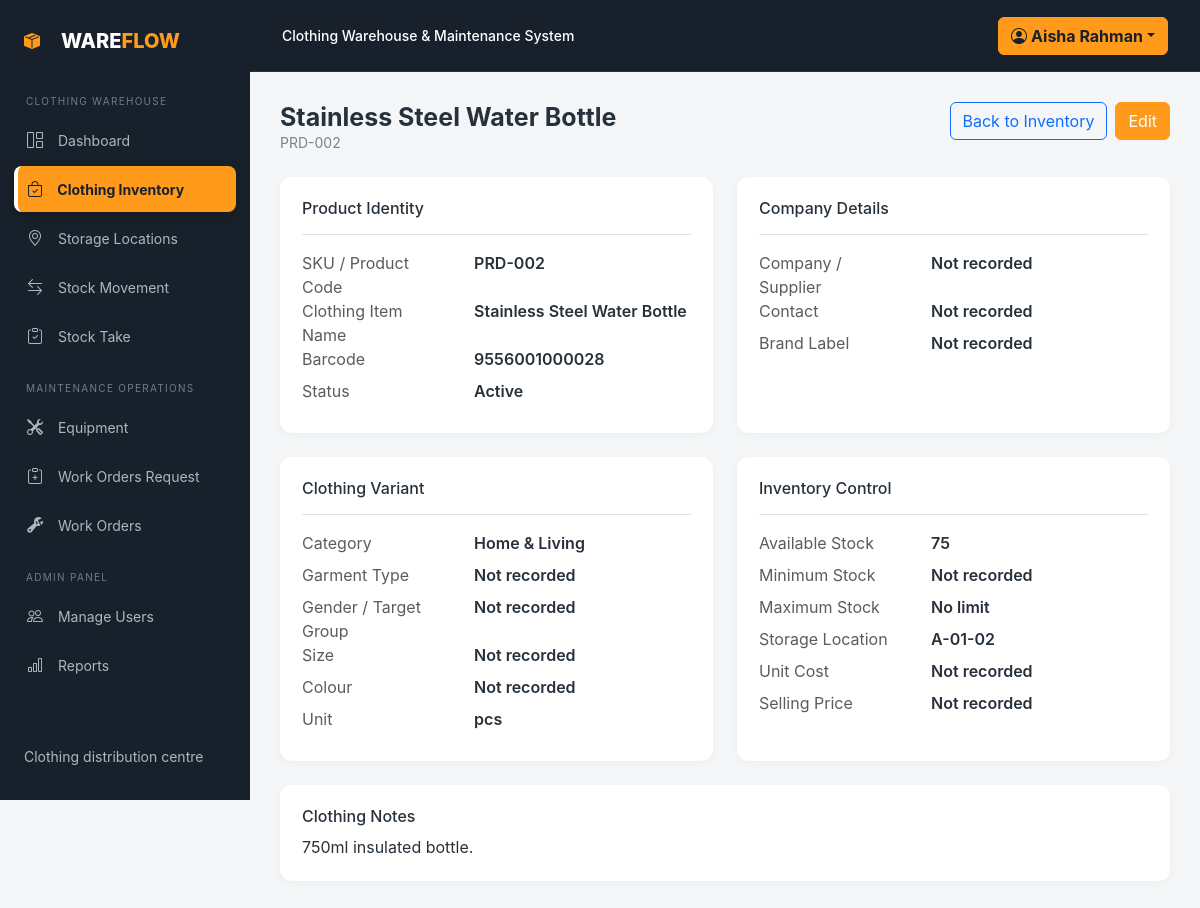
The app's page /inventory/view.php?id=2 (signed in) with its own data.
### tables this page shows
CREATE TABLE IF NOT EXISTS products (
    id INT AUTO_INCREMENT PRIMARY KEY,
    product_code VARCHAR(50) NOT NULL UNIQUE,
    product_name VARCHAR(150) NOT NULL,
    barcode VARCHAR(100) NULL UNIQUE,
    category VARCHAR(80) NULL,
    unit VARCHAR(30) NOT NULL DEFAULT 'pcs',
    current_quantity DECIMAL(12,2) NOT NULL DEFAULT 0,
    location_id INT NULL,
    description TEXT NULL,
    status ENUM('Active','Inactive') NOT NULL DEFAULT 'Active',
    created_at TIMESTAMP DEFAULT CURRENT_TIMESTAMP,
    updated_at TIMESTAMP DEFAULT CURRENT_TIMESTAMP ON UPDATE CURRENT_TIMESTAMP,
    FOREIGN KEY (location_id) REFERENCES warehouse_locations(id) ON DELETE SET NULL
);

CREATE TABLE IF NOT EXISTS warehouse_locations (
    id INT AUTO_INCREMENT PRIMARY KEY,
    location_code VARCHAR(40) NOT NULL UNIQUE,
    zone_name VARCHAR(80) NOT NULL,
    rack_number VARCHAR(40) NULL,
    shelf_number VARCHAR(40) NULL,
    capacity INT NOT NULL DEFAULT 500,
    status ENUM('Active','Blocked','Inactive') NOT NULL DEFAULT 'Active',
    created_at TIMESTAMP DEFAULT CURRENT_TIMESTAMP
);

### includes/auth.php (called while the page is built, shortened)
<?php
function e($value) { return htmlspecialchars((string)$value, ENT_QUOTES, 'UTF-8'); }

### inventory/view.php (the view, shortened to what this page needs)
<?php
require_once __DIR__ . '/../config/database.php';
require_once __DIR__ . '/../includes/auth.php';
$statement=$pdo->prepare('SELECT p.*,l.location_code FROM products p LEFT JOIN warehouse_locations l ON l.id=p.location_id WHERE p.id=?');
$statement->execute([(int)($_GET['id']??0)]);
$product=$statement->fetch(PDO::FETCH_ASSOC);
require __DIR__.'/../includes/header.php';
$sections=[
 'Product Identity'=>['product_code'=>'SKU / Product Code','product_name'=>'Clothing Item Name','barcode'=>'Barcode','status'=>'Status'],
 'Company Details'=>['company_name'=>'Company / Supplier','company_contact'=>'Contact','brand'=>'Brand Label'],
 'Clothing Variant'=>['category'=>'Category','garment_type'=>'Garment Type','target_group'=>'Gender / Target Group','size_label'=>'Size','colour'=>'Colour','unit'=>'Unit'],
 'Inventory Control'=>['current_quantity'=>'Available Stock','minimum_stock'=>'Minimum Stock','maximum_stock'=>'Maximum Stock','location_code'=>'Storage Location','unit_cost'=>'Unit Cost','selling_price'=>'Selling Price'],
];
?>
<div class="d-flex justify-content-between align-items-start gap-3 mb-4"><div><h1 class="page-heading"><?=e($product['product_name'])?></h1><p class="page-subtitle mb-0"><?=e($product['product_code'])?></p></div><div class="d-flex gap-2"><a class="btn btn-outline-primary" href="index.php">Back to Inventory</a><a class="btn btn-primary" href="product_form.php?id=<?=(int)$product['id']?>">Edit</a></div></div>
<div class="row g-4">
<?php foreach($sections as $title=>$fields):?><div class="col-lg-6"><div class="panel h-100"><h2 class="h6 border-bottom pb-3 mb-3"><?=e($title)?></h2><dl class="row mb-0">
<?php foreach($fields as $field=>$label):
 $value=$product[$field]??null;
 if($value===null||$value==='')$display=$field==='maximum_stock'?'No limit':'Not recorded';
 elseif(in_array($field,['unit_cost','selling_price'],true))$display='RM '.number_format((float)$value,2);
 elseif(in_array($field,['current_quantity','minimum_stock','maximum_stock'],true))$display=number_format((float)$value,0);
 else $display=(string)$value;
?><dt class="col-sm-5 text-muted fw-normal"><?=e($label)?></dt><dd class="col-sm-7 fw-semibold"><?=e($display)?></dd><?php endforeach?></dl></div></div><?php endforeach?>
<div class="col-12"><div class="panel"><h2 class="h6">Clothing Notes</h2><div style="white-space:pre-wrap"><?=e($product['description']?:'No notes.')?></div></div></div></div>
<?php require __DIR__.'/../includes/footer.php';?>

### assets/css/style.css (style rules this page uses)
:root { --orange:#ff9a1b;--dark:#18212b;--muted:#f4f6f8 }
* { box-sizing:border-box }
body { background:var(--muted);color:#27313b;font-family:Inter,system-ui,-apple-system,Arial,sans-serif }
.page-heading { font-size:25px;font-weight:700;margin:0 }
.page-subtitle { color:#78838e;font-size:14px }
.metric-card,.panel { border:0;border-radius:12px;background:#fff;box-shadow:0 2px 10px #1d2b3b0a }
.panel { padding:22px }
.btn-primary { background:var(--orange);border-color:var(--orange) }

### records on screen
products: product_name "Stainless Steel Water Bottle", product_code "PRD-002", barcode "9556001000028", status "Active", category "Home & Living", unit "pcs", current_quantity "75", location.location_code "A-01-02", description "750ml insulated bottle."

### other values on screen
tl('CLOTHING WAREHOUSE', '服装仓库') "CLOTHING WAREHOUSE"
t('dashboard') "Dashboard"
tl('Clothing Inventory', '服装库存') "Clothing Inventory"
tl('Storage Locations', '存储库位') "Storage Locations"
tl('Stock Movement', '库存作业') "Stock Movement"
tl('MAINTENANCE OPERATIONS', '维护作业') "MAINTENANCE OPERATIONS"
t('equipment') "Equipment"
t('requests') "Work Orders Request"
t('work_orders') "Work Orders"
t('reports') "Reports"
tl('Clothing distribution centre', '服装配送中心') "Clothing distribution centre"
t('system_name') "Clothing Warehouse & Maintenance System"
$_SESSION['user']['name'] "Aisha Rahman"
$title "Product Identity"
$label "SKU / Product Code"
